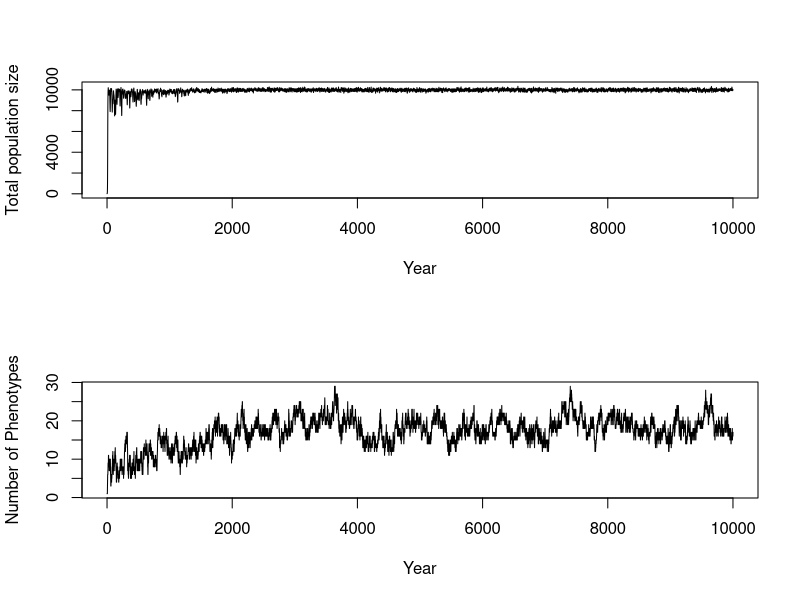
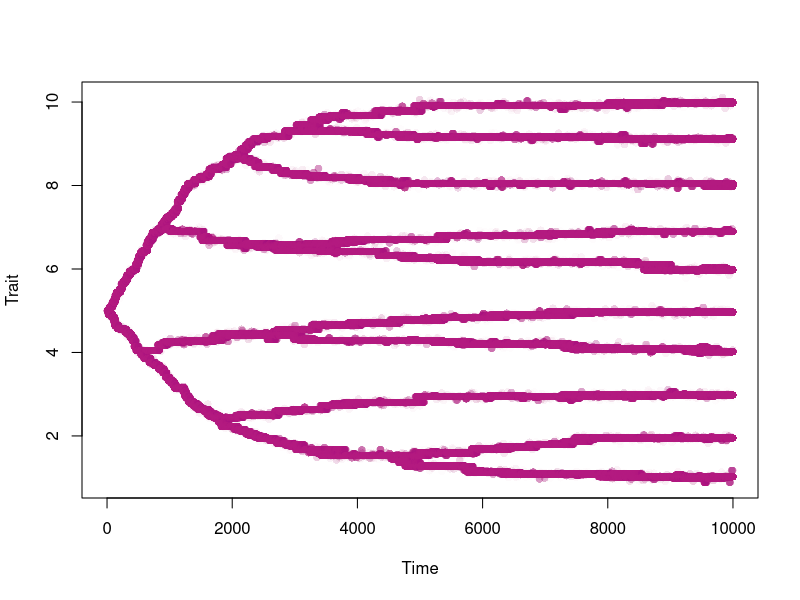

R code for these plots, in order: (Note: this script raises an error after producing the figures.)

# Biggest difference in this version is that there is only one trait and adults and juvenile share a resource



# Full function ----------------------------------------------------------------

resourceCompetitionSLC <- function(popSize, resProp, resFreq, resGen=matrix(c(0.1,0.1),ncol=1, nrow=2), im = 0.001, 
                                   fmax = 2, kA = 0.5, kJ = 0.5, mutProb=0.001, mutVar=0.1, time.steps=200, iniP=5, 
                                   threshold = 0.005, nmorphs = 1){
  
  pop <- matrix(data = NA, ncol = 3, nrow = nmorphs)                             # Each column in this matrix is one phenotype combination.
  
  pop[,1] <- popSize
  pop[,2] <- iniP

  
  colnames(pop) <- c("Number of indivduals", "Trait", "Proxy")
  
  stats         <- matrix(data = c(0, sum(pop[,1]), nrow(pop), mean(pop[,2]), var(pop[,2])) 
                                  , nrow = 1, ncol = 5)                                                             #Where we will eventually save our stats and phenotypes
  phenotypes <- matrix(data = c(0, popSize, iniP), nrow = 1, ncol = 3)
  colnames(phenotypes) <- c("Year", "Number of indivduals", "Trait")                                        
  
  epsilon <- .Machine$double.eps^10  #Added when some number become zero, very small number
  posstrait <- seq(from = min(resProp)-1, to = max(resProp)+1, by = mutVar)
  
  for (t in 1:time.steps){
    
    # Deterministic fecundity proxy alpha ------------------------------------
    
    adults    <- pop                                                            
    alphaA    <- NULL                                                           # Will create a matrix with all alpha values
    alphaSumA <- NULL
    
    
    resPropAduMatrix <- matrix(data = resProp, ncol = length(resProp), nrow = nrow(adults), byrow = T)
    aduTrait <- adults[, 2]
    aduTraitMatrix <- matrix(data = rep(aduTrait, each = length(resProp)), ncol = length(resProp), nrow = nrow(adults), byrow = T)
    
    alphaA           <- exp(-(((aduTraitMatrix-resPropAduMatrix)^2)/(2*resGen[1,1])^2)) + epsilon                 # Calculation of individual alpha
    adultAbund       <- adults[,1]
    adultAbundMatrix <- matrix(data = rep(adultAbund, each = length(resProp)), ncol = length(resProp), nrow = nrow(adults), byrow = T)  # Creation of a matrix with population size of each type in the rows
    alphaSumA        <- colSums((alphaA*adultAbundMatrix))                                                                         # Creation of matrix that reflects both the trait but also number of individuals in type
    
    
    RdivAlphaSumA       <- resFreq/alphaSumA
    RdivAlphaSumATrans  <- matrix(data = RdivAlphaSumA)
    
    Fec <- alphaA%*%RdivAlphaSumATrans
    adults[,3] <- fmax*(Fec/(kA+Fec)) 
    
    
    
    # Spawning of offspring -------------------------------------------------
    
    juveniles <- adults                                                         # Create a matrix were we will add juveniles into
                                                      
    
    juveniles[,1] <- rpois(n = nrow(juveniles), lambda = juveniles[,1]*juveniles[,3]) 
    
    # Mutation of offspring -------------------------------------------------
    
    probs <- juveniles[,1]/sum(juveniles[, 1])  # Generates probability of morph being mutated based upon number of individuals.
    N.mut <- as.numeric(rbinom(n = 1, size = sum(juveniles[, 1]), prob = mutProb))
    
    
    if(N.mut > 0){
      random.choice <- c()
      mutation.pos <- c()
      
      for (m in 1:length(N.mut)){
        random.choice <- rmultinom(n = 1 , size = 1, prob = probs)              # Randomly chooses which morphs to mutate based on probs
        mutation.pos[m] <- as.numeric(which(random.choice == 1))
      }
      
      for (i in  1:length(mutation.pos)){
        
        mutChange <- rnorm(n=1, mean=0, sd=mutVar)
        juveniles[mutation.pos[i], 1] <- juveniles[mutation.pos[i], 1] - 1       # Removes the mutated individual from the morph
        
        new.morph <- matrix(data = c(1, juveniles[mutation.pos[i], 2] + mutChange, 0),  #Changes trait to a new trait and adds it to the juveniles
                            ncol = ncol(juveniles), nrow = 1)
        juveniles <- rbind(juveniles, new.morph)
        
      }
    }
    
    
    
    # Kill off offspring -----------------------------------------------------
    
  
    alphaSumJ <- NULL
    alphaJ    <- NULL
   
    resPropJuvMatrix <- matrix(data = resProp, ncol = length(resProp), nrow = nrow(juveniles), byrow = T)
    juvTrait <- juveniles[,2]
    juvTraitMatrix <- matrix(data = rep(juvTrait, each = length(resProp)), ncol = length(resProp), nrow = nrow(juveniles), byrow = T)
    
    alphaJ            <- exp(-(((juvTraitMatrix-resPropJuvMatrix)^2)/(2*resGen[2,1]^2))) + epsilon
    juvenAbund        <- juveniles[,1]
    juvenAbundMatrix  <- matrix(data = rep(juvenAbund, each = length(resProp)), ncol = length(resProp), nrow = nrow(juveniles), byrow = T)  # Creation of a matrix with population size of each type in the rows
    alphaSumJ         <- colSums(alphaJ*juvenAbundMatrix)                                                                         # Creation of matrix that reflects both the trait but also number of individuals in type
    
    
    RdivAlphaSumJ     <- resFreq/alphaSumJ
    RdivAlphaSumJTrans   <- matrix(data = RdivAlphaSumJ)
    
    
    Sur <- alphaJ%*%RdivAlphaSumJTrans
    juveniles[,3] <- (Sur/(kJ+Sur)) 
    
    
    
    
    juveniles[,1] <- rbinom(n = nrow(juveniles) , size = juveniles[,1], prob = juveniles[,3])
    
    
    pop <- juveniles[juveniles[, 1] != 0, , drop = FALSE]                        # all adults die after reproducing, so the new generation is only juveniles, and all rows with zero individuals are removed.
    
    # Adding immigrants ---------------------------------------------------------------------
    
    #if (runif(1) < im){
    
    # trait <- sample(x = posstrait, size = 1)
    
    #  if(sum(pop[,2] == trait) == 0) {                   # Checks wheter a exact match of immigrant already exists
    #   rbind(pop, c(1, trait, NA))
    # } else{
    #   same <- which(pop[,2] == trait)
    #   pop[same,1] <- pop[same,1]+1
    # }
    
    # }
    
    
    # extract stats and phenotype ---------------------------------------------
    
    if(nrow(pop) == 0){                                                          # Checks whether population has reached zero, then it breaks the for loop.                                   
      print("Population extinction")
      break
    }
    
    if(sum(which(is.na(pop[,1])) != 0)){                                                          # Checks whether population has reached zero, then it breaks the for loop.                                   
      print("Population extinction")
      break
    }
    
    stats <- rbind(stats, c(t, sum(pop[,1]), nrow(pop), mean(pop[,2]), var(pop[,2]))) 
    
    pStats <- cbind(rep(t, nrow(pop)), pop[,1], pop[,2])
    phenotypes <- rbind(phenotypes, pStats)
    
    
  }
  
  #return output  ------------------------------------------------------------
  colnames(stats) <- c("year", "population size", "Number of morphs", "mean trait", "var trait")
  rownames(phenotypes) <- NULL
  
  # Removing any morphs of very low abundance
    pop <- pop[pop[, 1] > threshold*stats[nrow(stats), 2], , drop = FALSE] 
    
    LastStats <- cbind(time.steps, sum(pop[,1]), nrow(pop), mean(pop[,2]), var(pop[,2])) 
    LastPheno <- cbind(rep(time.steps, nrow(pop)), pop[,1], pop[,2])
    
    colnames(LastStats) <- c("year", "population size", "Number of morphs", "mean trait", "var trait")
    colnames(LastPheno) <- c("Year", "Number of indivduals", "Trait")  
   
  
  return(list(stats=stats, phenotypes=phenotypes, LastPheno = LastPheno, LastStats = LastStats))                                 #returns both the stats and the phenotype
  
  
}







resource.frequency <- c(0.1, 0.1, 0.1, 0.1, 0.1, 0.1, 0.1, 0.1, 0.1, 0.1)           # res. freq. 
resource.property <- c(1, 2, 3, 4, 5, 6, 7, 8, 9, 10)             # res. property 
abundance <- 15000
resource.abundance <- abundance*resource.frequency

outputSLC <- resourceCompetitionSLC(resProp=resource.property, resFreq=resource.abundance, popSize = 10, mutProb=0.001, resGen=matrix(c(0.3,0.3)), mutVar=0.05, time.steps = 10000)


statsSLC <- outputSLC$stats
phenotypesSLC <- outputSLC$phenotypes
LastPhenoSLC <- outputSLC$LastPheno
LastStatsSLC <- outputSLC$LastStats

# Plotting  -------------------------------------------------------------------

par(mfrow=c(2,1))


plot(x = statsSLC[, 1], y = statsSLC[, 2], xlab = "Year", ylab = "Total population size", type = "l")

plot(x = statsSLC[, 1], y = statsSLC[, 3], xlab = "Year", ylab = "Number of Phenotypes", type = "l")

par(mfrow=c(1,1))

pColors <- rgb(0.7, 0.1, 0.5, alpha = (phenotypesSLC[,2]/(100+phenotypesSLC[,2])))
plot(x = phenotypesSLC[, 1], y = phenotypesSLC[,3], col = pColors, ylab = "Trait", xlab = "Time", pch = 16)


# Making some species cuts

# -----------------------------Making some cuts on the number of species:


last_year_dataSLC <- phenodataSLC[phenodataSLC$Year == max(phenodataSLC$Year), ]
last_year_dataS <- subset(last_year_dataSLC, select = -Year)
last_year_dataS <- subset(last_year_dataS, select = -Num_Individuals)
rownames(last_year_dataS) <- NULL
rownames(last_year_dataSLC) <- NULL


distance_matrix <- as.matrix(dist(last_year_dataS[, 1, drop = FALSE], method = "euclidean"))


distance_matrix[lower.tri(distance_matrix)] <- NA



# Set a threshold for similarity (adjust as needed)
threshold <- 0.2

# Find indices of individuals to keep


same <- which(distance_matrix < threshold, arr.ind = T)
same <- same[same[, 1]-same[,2] != 0, , drop = FALSE]
rownames(same) <- NULL


# Initialize an empty list to store groups
groups <- list()

# Function to find group index for a species
find_group <- function(species_id) {
  for (i in seq_along(groups)) {
    if (species_id %in% unlist(groups[[i]])) {
      return(i)
    }
  }
  return(0)
}

# Iterate over rows in the matrix
for (i in 1:nrow(same)) {
  species1 <- same[i, 1]
  species2 <- same[i, 2]
  
  # Find groups for each species
  group1 <- find_group(species1)
  group2 <- find_group(species2)
  
  if (group1 == 0 & group2 == 0) {
    # Create a new group
    groups <- c(groups, list(c(species1, species2)))
  } else if (group1 == 0) {
    # Add species1 to the group containing species2
    groups[[group2]] <- c(groups[[group2]], species1)
  } else if (group2 == 0) {
    # Add species2 to the group containing species1
    groups[[group1]] <- c(groups[[group1]], species2)
  } else if (group1 != group2) {
    # Merge two groups
    groups[[group1]] <- c(groups[[group1]], groups[[group2]])
    groups <- groups[-group2]
  }
}

# Filter out duplicate species in each group
groups <- lapply(groups, function(group) unique(group))

rownames(last_year_dataSLC) <- NULL
final_data <- last_year_dataSLC         # Place to store filtered data
total.sub <- c()                     # Place to store subspecies

#Add population count of "subspecies" to main species

for(i in seq_along(groups)){
  combo <- NULL
  combo <- groups[[i]]
  main <- combo[which.max(final_data[combo,3])]
  sub <- combo[-which.max(final_data[combo,3])]
  final_data[main,3] <- final_data[main,3] + sum(final_data[sub,3])
  total.sub <- rbind(c(total.sub, sub))
  
}
# Remove subspecies
final_data <- final_data[-total.sub, ]

Total_species_SLC <- as.numeric(nrow(final_data))




# Plotting filtered data
color_palette <- mako(length(final_data$Adult_Trait))

ggplot(final_data, aes(x = Juvenile_Trait, y = Adult_Trait)) +
  geom_point(aes(size=Num_Individuals), color = color_palette) +                                  # Add points
  labs(x = "Juvenile Trait", y = "Adult Trait", size = "Number of individuals") +                 # Labels for the axes
  theme_minimal(base_family = "LM Roman 10", base_size = 18)




sum(final_data[,4])
sum(last_year_data[,4])
